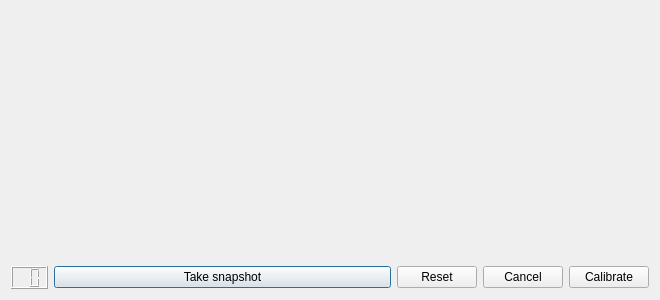
<?xml version="1.0" encoding="UTF-8"?>
<ui version="4.0">
 <class>SingleCalibrationDialog</class>
 <widget class="QDialog" name="SingleCalibrationDialog">
  <property name="geometry">
   <rect>
    <x>0</x>
    <y>0</y>
    <width>660</width>
    <height>300</height>
   </rect>
  </property>
  <property name="windowTitle">
   <string>Dialog</string>
  </property>
  <layout class="QVBoxLayout" name="verticalLayout">
   <item>
    <widget class="CameraStreamWidget" name="previewFirst" native="true">
     <property name="sizePolicy">
      <sizepolicy hsizetype="Preferred" vsizetype="MinimumExpanding">
       <horstretch>0</horstretch>
       <verstretch>0</verstretch>
      </sizepolicy>
     </property>
    </widget>
   </item>
   <item>
    <layout class="QHBoxLayout" name="horizontalLayout_2">
     <item>
      <widget class="QLCDNumber" name="lcdNumber">
       <property name="sizePolicy">
        <sizepolicy hsizetype="Fixed" vsizetype="Minimum">
         <horstretch>0</horstretch>
         <verstretch>0</verstretch>
        </sizepolicy>
       </property>
       <property name="smallDecimalPoint">
        <bool>false</bool>
       </property>
       <property name="numDigits">
        <number>2</number>
       </property>
      </widget>
     </item>
     <item>
      <widget class="QPushButton" name="takeSnap">
       <property name="text">
        <string>Take snapshot</string>
       </property>
       <property name="icon">
        <iconset resource="icons.qrc">
         <normaloff>:/oxygen/icons/oxygen/media-record.png</normaloff>:/oxygen/icons/oxygen/media-record.png</iconset>
       </property>
      </widget>
     </item>
     <item>
      <widget class="QPushButton" name="reset">
       <property name="sizePolicy">
        <sizepolicy hsizetype="Fixed" vsizetype="Fixed">
         <horstretch>0</horstretch>
         <verstretch>0</verstretch>
        </sizepolicy>
       </property>
       <property name="text">
        <string>Reset</string>
       </property>
       <property name="icon">
        <iconset resource="icons.qrc">
         <normaloff>:/oxygen/icons/oxygen/document-revert.png</normaloff>:/oxygen/icons/oxygen/document-revert.png</iconset>
       </property>
      </widget>
     </item>
     <item>
      <widget class="QPushButton" name="cancel">
       <property name="sizePolicy">
        <sizepolicy hsizetype="Fixed" vsizetype="Fixed">
         <horstretch>0</horstretch>
         <verstretch>0</verstretch>
        </sizepolicy>
       </property>
       <property name="text">
        <string>Cancel</string>
       </property>
       <property name="icon">
        <iconset resource="icons.qrc">
         <normaloff>:/oxygen/icons/oxygen/task-reject.png</normaloff>:/oxygen/icons/oxygen/task-reject.png</iconset>
       </property>
      </widget>
     </item>
     <item>
      <widget class="QPushButton" name="calibrate">
       <property name="sizePolicy">
        <sizepolicy hsizetype="Fixed" vsizetype="Fixed">
         <horstretch>0</horstretch>
         <verstretch>0</verstretch>
        </sizepolicy>
       </property>
       <property name="text">
        <string>Calibrate</string>
       </property>
       <property name="icon">
        <iconset resource="icons.qrc">
         <normaloff>:/oxygen/icons/oxygen/task-complete.png</normaloff>:/oxygen/icons/oxygen/task-complete.png</iconset>
       </property>
      </widget>
     </item>
    </layout>
   </item>
  </layout>
 </widget>
 <customwidgets>
  <customwidget>
   <class>CameraStreamWidget</class>
   <extends>QWidget</extends>
   <header>gui/camerastreamwidget.h</header>
   <container>1</container>
   <slots>
    <slot>toggleCameraStream(bool)</slot>
    <slot>stopCameraStream()</slot>
    <slot>closeCameraStream()</slot>
   </slots>
  </customwidget>
 </customwidgets>
 <resources>
  <include location="icons.qrc"/>
 </resources>
 <connections>
  <connection>
   <sender>takeSnap</sender>
   <signal>clicked()</signal>
   <receiver>SingleCalibrationDialog</receiver>
   <slot>takeFrame()</slot>
   <hints>
    <hint type="sourcelabel">
     <x>198</x>
     <y>272</y>
    </hint>
    <hint type="destinationlabel">
     <x>329</x>
     <y>149</y>
    </hint>
   </hints>
  </connection>
  <connection>
   <sender>cancel</sender>
   <signal>clicked()</signal>
   <receiver>SingleCalibrationDialog</receiver>
   <slot>close()</slot>
   <hints>
    <hint type="sourcelabel">
     <x>489</x>
     <y>272</y>
    </hint>
    <hint type="destinationlabel">
     <x>329</x>
     <y>149</y>
    </hint>
   </hints>
  </connection>
  <connection>
   <sender>calibrate</sender>
   <signal>clicked()</signal>
   <receiver>SingleCalibrationDialog</receiver>
   <slot>calibrate()</slot>
   <hints>
    <hint type="sourcelabel">
     <x>595</x>
     <y>272</y>
    </hint>
    <hint type="destinationlabel">
     <x>329</x>
     <y>149</y>
    </hint>
   </hints>
  </connection>
 </connections>
 <slots>
  <slot>takeFrame()</slot>
  <slot>calibrate()</slot>
 </slots>
</ui>
